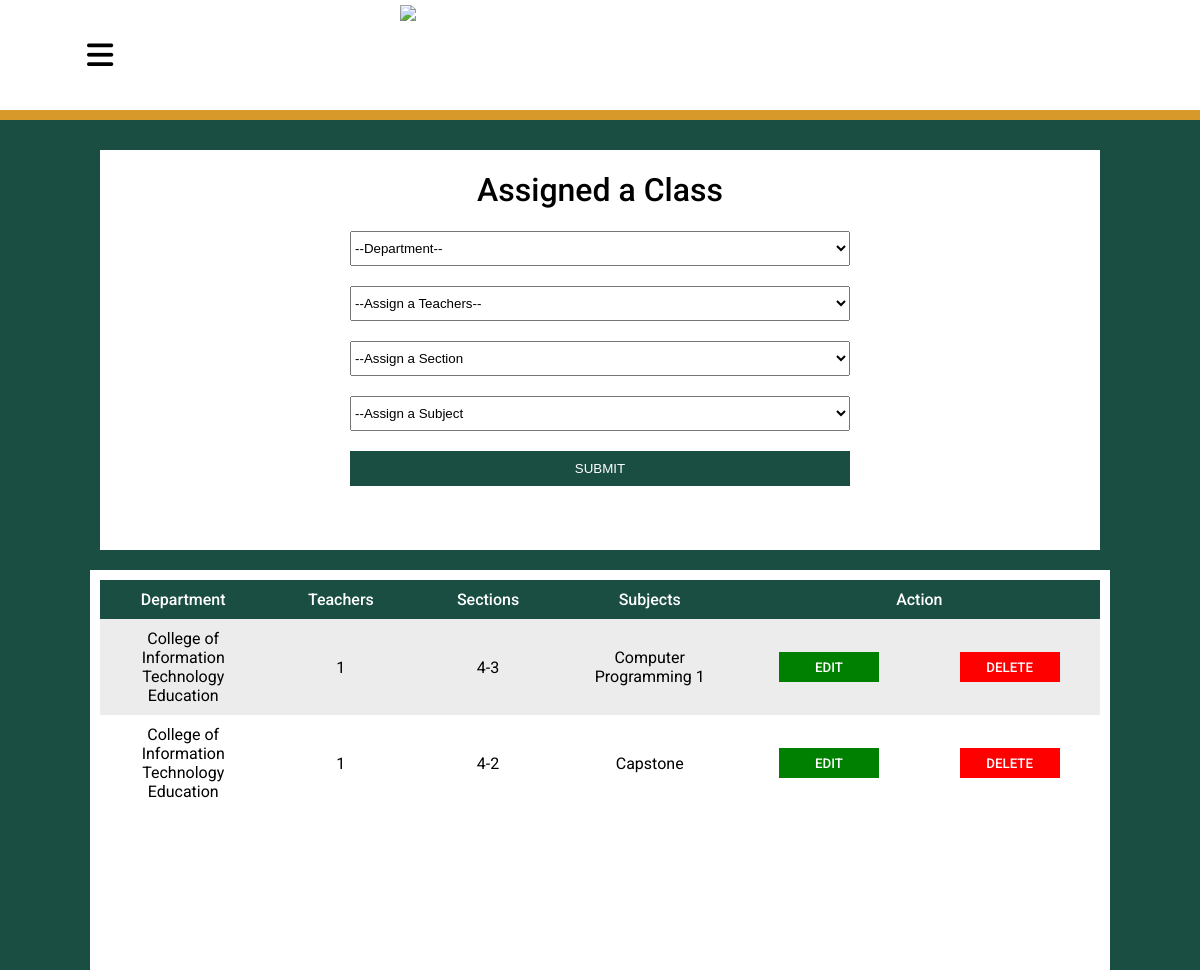
The page /admin/assign.php (signed in) on the database its author committed.
### tables this page shows
CREATE TABLE `assign` (
  `id` int(11) NOT NULL,
  `departments` varchar(255) NOT NULL,
  `teachers` varchar(255) NOT NULL,
  `sections` varchar(255) NOT NULL,
  `subjects` varchar(255) NOT NULL
);

### admin/assign.php (the view, shortened to what this page needs)
<?php
  require_once $_SERVER['DOCUMENT_ROOT']."/attendance/database/connect.php";
  $queryDisplay = "SELECT * FROM assign";
  $sqlDisplay = mysqli_query($con, $queryDisplay);
?>
<!DOCTYPE html>
<html lang="en">
<head>
  <link rel="stylesheet" href="./css/assign.css">
</head>
<body>
  <div class="main">
    <div class="header">
      <i class="fa-solid fa-bars" id="bars"></i>
      <img src="./img/sjc-bg-color.png" alt="Saint Jude College" />
      <div class="header2"></div>
    </div>
    <div class="container">
      <h1>Assigned a Class</h1>
      <form action="./php/assign-create.php" method="post">
        <select name="departments" id="department" required>
          <option disabled selected value>--Department--</option>
        </select>
        <select name="teachers" id="teachers" required>
          <option disabled selected value>--Assign a Teachers--</option>
        </select>
        <select name="sections" id="section" required>
          <option disabled selected value>--Assign a Section</option>
        </select>
        <select name="subjects" id="subject" required>
          <option disabled selected value>--Assign a Subject</option>
        </select>
        <input type="submit" name="submit" value="SUBMIT">
      </form>
    </div>
    <div class="list">
      <table>
        <tr>
          <th>Department</th>
          <th>Teachers</th>
          <th>Sections</th>
          <th>Subjects</th>
          <th colspan="2">Action</th>
        </tr>
        <?php while($results = mysqli_fetch_array($sqlDisplay)) { ?>
        <tr>
          <td><?php echo $results['departments'] ?></td>
          <td><?php echo $results['teachers'] ?></td>
          <td><?php echo $results['sections'] ?></td>
          <td><?php echo $results['subjects'] ?></td>
          <td>
            <form action="./php/assign-update.php" method="post">
              <input type="submit" value="EDIT" name="edit" class="editRows">
            </form>
          </td>
          <td>
            <form action="./php/assign-delete.php" method="post">
              <input type="submit" value="DELETE" name="delete" class="deleteRows">
            </form>
          </td>
        </tr>
        <?php } ?>
      </table>
    </div>
  </div>
</body>
</html>

### admin/css/assign.css (style rules this page uses)
html, body { margin: 0; padding: 0; }
:root { --font: "Roboto", sans-serif; --main-color: #1a4e43; --secondary-color: #d79a2a; --header-color: white; }
.main { background-color: var(--main-color); height: auto; display: grid; grid-template-rows: 130px 1fr 1fr; justify-items: center; row-gap: 20px; }
.main .container { grid-row: 2/3; height: 400px; width: 1000px; background-color: white; }
.main .container h1 { text-align: center; font-family: var(--font); font-weight: 500; }
.main .container form { display: flex; justify-content: center; align-items: center; flex-direction: column; row-gap: 20px; }
.main .container form select { height: 35px; width: 500px; }
.main .container form input { height: 35px; width: 500px; border: none; background-color: var(--main-color); color: white; cursor: pointer; }
.main .list { grid-row: 3/4; height: auto; width: 1000px; background-color: white; padding: 10px; }
table, tr, th, td { border-collapse: collapse; width: 1000px; text-align: center; padding: 10px; font-family: var(--font); font-weight: 400; }
th { font-weight: 500; background-color: var(--main-color); color: white; }
tr:nth-child(even) { background-color: #ececec; }
.deleteRows { height: 30px; width: 100px; border: none; background-color: red; color: white; cursor: pointer; font-weight: 500; font-family: var(--font); }
.editRows { height: 30px; width: 100px; border: none; background-color: green; color: white; cursor: pointer; font-weight: 500; font-family: var(--font); }

### admin/css/header.css (style rules this page uses)
.main .header { grid-row: 1/2; width: 100vw; height: 120px; background-color: var(--header-color); position: fixed; color: white; z-index: 1; display: grid; grid-template-columns: 200px 1fr 200px; grid-template-rows: 1fr 10px; place-items: center; }
.main .header i { grid-column: 1/2; font-size: 30px; cursor: pointer; color: black; }
.main .header img { grid-column: 2/3; grid-row: 1/2; height: 100px; width: 400px; }
.main .header2 { grid-column: 1/4; grid-row: 2/3; width: 100vw; height: 10px; background-color: var(--secondary-color); }

### rows shown on the page
assign: departments "College of Information Technology Education", teachers "1", sections "4-3", subjects "Computer Programming 1"
assign: departments "College of Information Technology Education", teachers "1", sections "4-2", subjects "Capstone"
